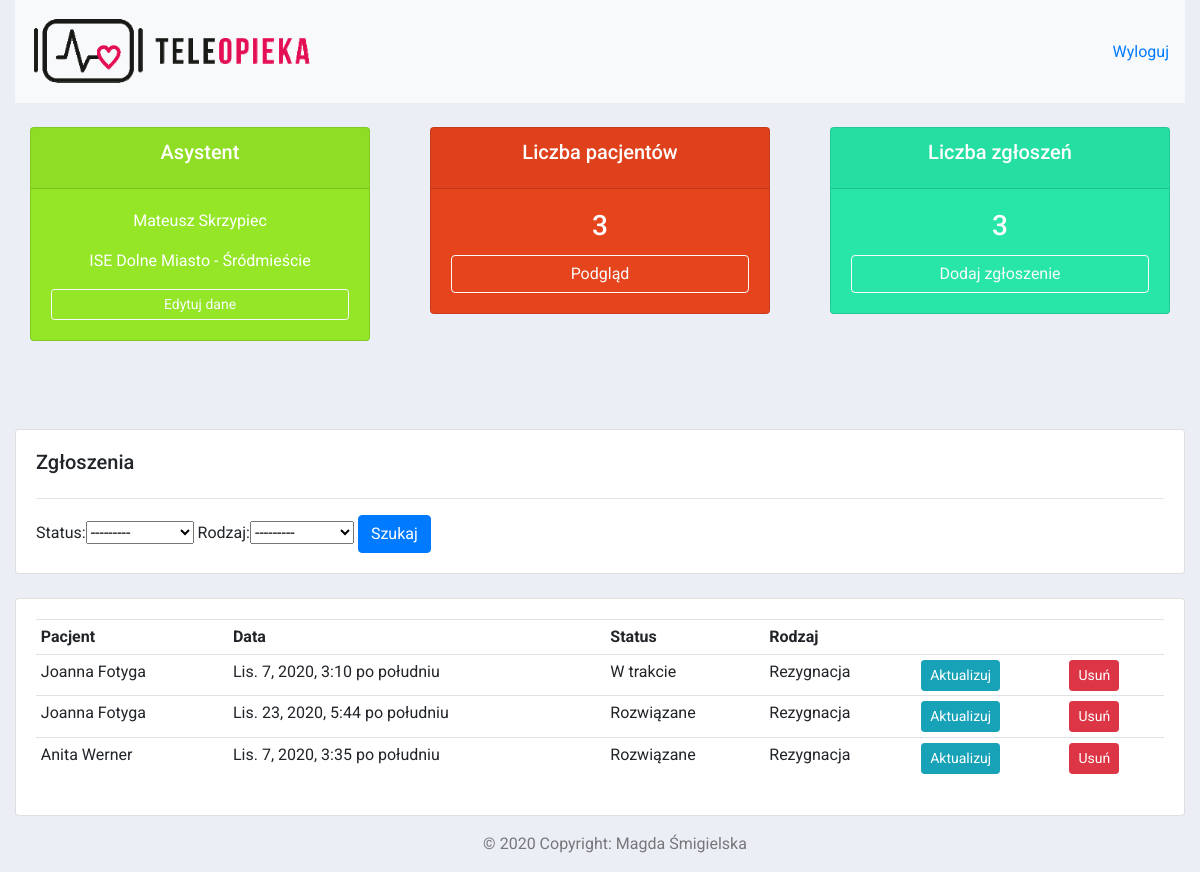
/profil_asystenta/ (signed in), run on an earlier commit of the app's database.
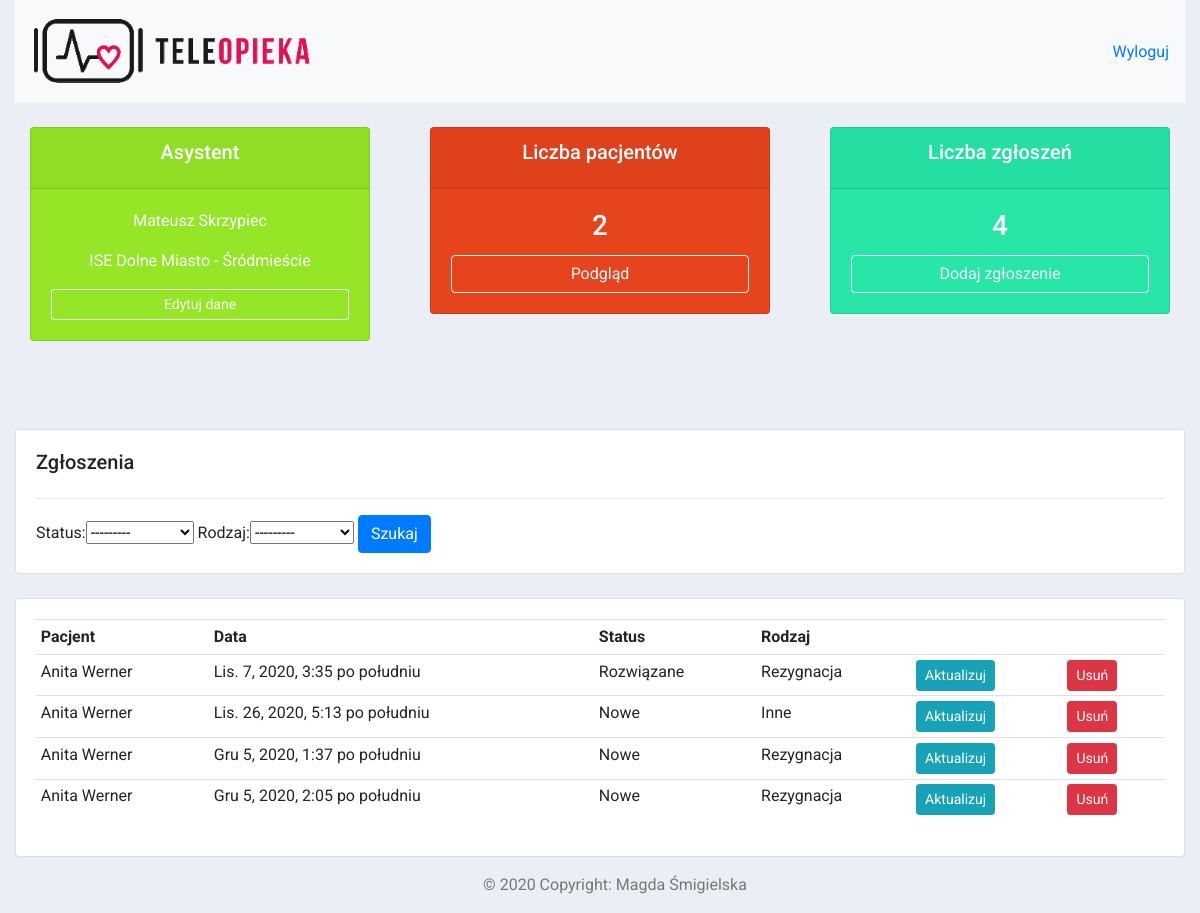
And on a later commit of the database.
### pacjenci/models.py (models this page shows)
class Zgloszenie(models.Model):
    class Meta:
        verbose_name = "Zgłoszenie"
        verbose_name_plural = "Zgłoszenia"
    STATUS = (
        ('Nowe', 'Nowe'),
        ('W trakcie', 'W trakcie'),
        ('Rozwiązane', 'Rozwiązane')
    )
    RODZAJ = (
        ('Awaria', 'Awaria'),
        ('Rezygnacja', 'Rezygnacja'),
        ('Inne', 'Inne')
    )
    status = models.CharField(max_length=200, null=True, choices=STATUS)
    rodzaj = models.CharField(max_length=200, null=True, choices=RODZAJ)
    pacjent = models.ForeignKey(Pacjent, null=True, on_delete=models.SET_NULL)
    opis = models.CharField(max_length=500, null=True)
    data_dodania = models.DateTimeField(auto_now_add=True, null=True)

class Pacjent(models.Model):
    class Meta:
        verbose_name_plural = "Pacjenci"
    STATUS = (
        ('Lista rezerwowa', 'Lista rezerwowa'),
        ('Aktywny', 'Aktywny'),
        ('Zmarły', 'Zmarły'),
        ('Rezygnacja', 'Rezygnacja')
    )
    status = models.CharField(max_length=200, null=True, choices=STATUS)
    nr_IMEI = models.CharField(max_length=200, null=True)
    imie_i_nazwisko = models.CharField(max_length=200, null=True)
    dom = models.ForeignKey(Dom, null=True, on_delete=models.SET_NULL)
    data_dodania = models.DateTimeField(auto_now_add=True, null=True)
    def __str__(self):
        return self.imie_i_nazwisko

### pacjenci/decorators.py (the view)
        def wrapper_func(request, *args, **kwargs):
            group = None
            a = request.user.groups.exists()
            print("aaaaaaaaaaaaa")
            print(a)
            if request.user.groups.exists():
                group = request.user.groups.all()[0].name
            if group in allowed_roles:
                return view_func(request, *args, **kwargs)
            else:
                return HttpResponse("Nie masz uprawnień do tej strony")

### pacjenci/models.py (called while the page is built)
    def __str__(self):
        return " - ".join([self.nazwa, self.dzielnica])

### pacjenci/templates/pacjenci/profil_asystenta.html
{% extends 'pacjenci/main.html' %}
{% block content %}
<br>
<div class="row">
	<div class="col">
		<div class="col-md">
			<div class="card text-center text-white  mb-3" id="liczba-pacjentow">
			  	<div class="card-header">
			  		<h5 class="card-title">Asystent</h5>
			  	</div>
			  	<div class="card-body">
			    	<p>{{asystent.imie_i_nazwisko}}</p>
					<p>{{asystent.dom}}</p>
					<a class="btn btn-outline-light  btn-sm btn-block"
					   href="{% url 'aktualizuj_asystenta' asystent.id%}">Edytuj dane</a>
			  	</div>
			</div>
		</div>
	</div>
	<div class="col">
		<div class="col-md">
			<div class="card text-center text-white  mb-3" id="liczba-zgloszen">
			  	<div class="card-header">
			  		<h5 class="card-title">Liczba pacjentów</h5>
			  	</div>
			  	<div class="card-body">
			    	<h3 class="card-title">{{liczba_pacjentow}}</h3>
					<a class="btn btn-outline-light btn-small btn-block" href="{% url 'pacjenci_asystent' %}">Podgląd</a>
			  	</div>
			</div>
		</div>
	</div>
	<div class="col">
		<div class="col-md">
			<div class="card text-center text-white  mb-3" id="liczba-zgloszen2">
			  	<div class="card-header">
			  		<h5 class="card-title">Liczba zgłoszeń</h5>
			  	</div>
			  	<div class="card-body">
			    	<h3 class="card-title">{{liczba_zgloszen}}</h3>
					<a class="btn btn-outline-light btn-small btn-block" href="{% url 'dodaj_zgloszenie' %}">Dodaj zgłoszenie</a>
			  	</div>
			</div>
		</div>
	</div>
</div>
<br>
<br>
<br>
<div class="row">
	<div class="col">
		<div class="card card-body">
			<h5>Zgłoszenia</h5><hr>
			<form method="get">
				{{myFilterZgloszenie.form}}
		    <button class="btn btn-primary" type="submit">Szukaj</button>
		  </form>
		</div>
	</div>
</div>
<br>
<div class="row">
	<div class="col-md">
		<div class="card card-body">
			<table class="table table-sm">
                <tr>
                    <th>Pacjent</th>
                    <th>Data</th>
                    <th>Status</th>
					<th>Rodzaj</th>
                    <th></th>
                    <th></th>
                </tr>
					{% for i in zgloszenia %}
						<tr>
							<td>{{i.pacjent}}</td>
							<td>{{i.data_dodania}}</td>
                            <td>{{i.status}}</td>
							<td>{{i.rodzaj}}</td>
                            <td><a class="btn btn-sm btn-info" href="{% url 'aktualizuj_zgloszenie' i.id%}">
                                Aktualizuj</a></td>
                            <td><a class="btn btn-sm btn-danger" href="{% url 'usun_zgloszenie' i.id%}">
                                Usuń</a></td>
						</tr>
					{% endfor %}
			</table>
		</div>
	</div>
</div>
{% endblock content %}

What changed in the data, as far as the page shows it:
removed Zgloszenie: pacjent "Joanna Fotyga", data_dodania "Lis. 7, 2020, 3:10 po południu", status "W trakcie", rodzaj "Rezygnacja"
removed Zgloszenie: pacjent "Joanna Fotyga", data_dodania "Lis. 23, 2020, 5:44 po południu", status "Rozwiązane", rodzaj "Rezygnacja"
added Zgloszenie: pacjent "Anita Werner", data_dodania "Lis. 26, 2020, 5:13 po południu", status "Nowe", rodzaj "Inne"
added Zgloszenie: pacjent "Anita Werner", data_dodania "Gru 5, 2020, 1:37 po południu", status "Nowe", rodzaj "Rezygnacja"
added Zgloszenie: pacjent "Anita Werner", data_dodania "Gru 5, 2020, 2:05 po południu", status "Nowe", rodzaj "Rezygnacja"
Also different on the page:
{{ liczba_pacjentow }}: "3" → "2"
{{ liczba_zgloszen }}: "3" → "4"
